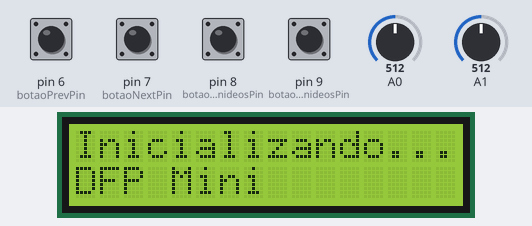
This sketch was run on a simulated Arduino Uno, built with avr-gcc and run on an emulated ATmega328P. Parts: 16×2 character LCD. The test bench sets the inputs (shaded band); at power-on: pin 6 (botaoPrevPin), pin 7 (botaoNextPin), pin 8 (botaoLantanideosPin), pin 9 (botaoActinideosPin) HIGH, A0 = 512, A1 = 512. The audio player accepts every command and is not drawn; what the sketch prints to the serial monitor is not drawn.

Above: at 0.1 s.
At 2.7 s:
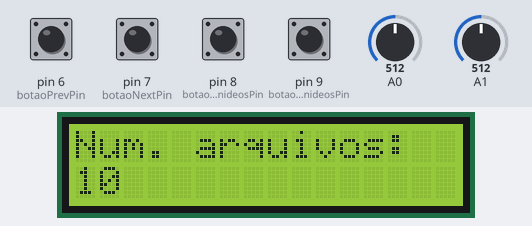
At 4.7 s:
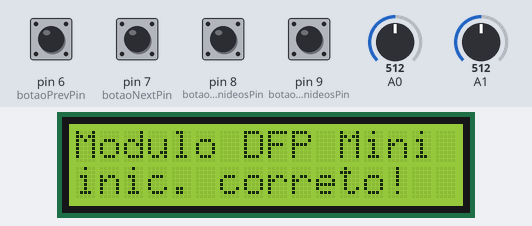
At 6.8 s:
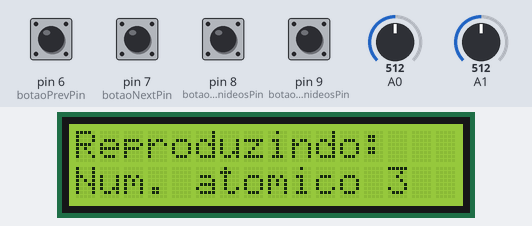

Measured:
- what the display in image 1 shows lasts 2.0 s, from 2.6 s to 4.6 s
- what the display in image 2 shows lasts 2.1 s, from 4.6 s to 6.7 s

The sketch:

tabela_1.1.5.ino
```cpp
// Inclusão das Bibliotecas
#include "SoftwareSerial.h"
#include "DFRobotDFPlayerMini.h"
#include <Wire.h>
#include <LiquidCrystal_I2C.h>
#include <avr/wdt.h> // Biblioteca para watchdog timer

// Inicia a serial para Módulo DFPlayer Mini e cria variável para controle do módulo
SoftwareSerial mySoftwareSerial(10, 11); // RX, TX
DFRobotDFPlayerMini myDFPlayer;

// Inicializa a biblioteca LCD com o endereço I2C 0x27
LiquidCrystal_I2C lcd(0x27, 16, 2); // Endereço I2C, 16 colunas, 2 linhas

// Função para imprimir o número atômico no LCD e no monitor serial
void imprimirNumeroAtomico(int numeroAudio) {
  int numeroAtomico = numeroAudio + 1; // Calcula o número atômico
  lcd.clear();
  lcd.setCursor(0, 0);
  lcd.print("Reproduzindo:");
  lcd.setCursor(0, 1);
  lcd.print("Num. atomico ");
  lcd.print(numeroAtomico);

  // Envia a informação para o monitor serial
  Serial.print("Numero Atomico ");
  Serial.println(numeroAtomico);
}

// Função para reiniciar o Arduino
void reiniciarArduino() {
  wdt_enable(WDTO_15MS); // Habilita o watchdog timer para reiniciar o Arduino em 15 ms
  while (true) {} // Aguarda o watchdog reiniciar o Arduino
}

const int linhas = 7; // Total de períodos (linhas)
const int colunas = 18; // Total de grupos (colunas)

// Matriz representando a tabela periódica
int tabelaPeriodica[linhas][colunas] = {
    {2, 0, 0, 0, 0, 0, 0, 0, 0, 0, 0, 0, 0, 0, 0, 0, 0, 3}, // Primeiro período
    {4, 5, 0, 0, 0, 0, 0, 0, 0, 0, 0, 0, 0, 0, 0, 6, 7, 0}, // Segundo período
    {12, 13, 0, 0, 0, 0, 0, 0, 0, 0, 0, 0, 14, 15, 16, 17, 18, 19}, // Terceiro período
    {20, 21, 0, 0, 0, 0, 0, 0, 0, 0, 0, 0, 32, 33, 34, 35, 36, 37}, // Quarto período
    {38, 39, 0, 0, 0, 0, 0, 0, 0, 0, 0, 0, 50, 51, 52, 53, 54, 55}, // Quinto período
    {56, 57, 0, 0, 0, 0, 0, 0, 0, 0, 0, 0, 82, 83, 84, 85, 86, 87}, // Sexto período
    {88, 89, 0, 0, 0, 0, 0, 0, 0, 0, 0, 0, 114, 115, 116, 117, 118, 119} // Sétimo período
};

int linhaAtual = 0; // Período inicial
int colunaAtual = 0; // Grupo inicial
const int botaoNextPin = 7; // Pin do botão Next
const int botaoPrevPin = 6; // Pin do botão Previous
const int botaoLantanideosPin = 8; // Pin do botão para lantanídeos
const int botaoActinideosPin = 9; // Pin do botão para actinídeos

void setup() {
    Serial.begin(115200); // Inicializa a serial do Arduino
    mySoftwareSerial.begin(9600); // comunicação com o módulo

    // Inicializa a comunicação com o LCD via I2C
    lcd.begin();
    lcd.backlight();
    lcd.print("Inicializando...");

    // Verifica se o módulo está conectado e se cartão SD foi inserido
    Serial.println();
    Serial.println(F("DFRobot DFPlayer Mini"));
    Serial.println(F("Inicializando módulo DFPlayer..."));
    lcd.setCursor(0, 1);
    lcd.print("DFP Mini");
    delay(2000);

    if (!myDFPlayer.begin(mySoftwareSerial)) {
        Serial.println(F("Não inicializado:"));
        Serial.println(F("- Verifique se módulo foi corretamente conectado ou"));
        Serial.println(F("- Insira um cartão SD"));
        lcd.clear();
        lcd.setCursor(0, 0);
        lcd.print("Nao inicializado");
        lcd.setCursor(0, 1);
        lcd.print("Verif. conexoes");
        reiniciarArduino(); // Chama a função para reiniciar o Arduino
    }

    // Definições iniciais
    myDFPlayer.setTimeOut(500); // Timeout serial 500ms
    myDFPlayer.volume(20); // Volume (de 0 até 30)
    myDFPlayer.EQ(0); // Equalização normal

    Serial.println();
    Serial.print("Número de arquivos no cartão: ");
    int numFiles = myDFPlayer.readFileCounts(DFPLAYER_DEVICE_SD);
    Serial.println(numFiles);

    lcd.clear();
    lcd.setCursor(0, 0);
    lcd.print("Num. arquivos:");
    lcd.setCursor(0, 1);
    lcd.print(numFiles);

    delay(2000);

    Serial.println();
    Serial.println(F("Módulo DFPlayer Mini inicializado corretamente!"));
    lcd.clear();
    lcd.setCursor(0, 0);
    lcd.print("Modulo DFP Mini");
    lcd.setCursor(0, 1);
    lcd.print("inic. correto!");
    delay(2000);

    pinMode(botaoNextPin, INPUT_PULLUP); // Configurar o pino do botão Next como entrada com pull-up interno
    pinMode(botaoPrevPin, INPUT_PULLUP); // Configurar o pino do botão Previous como entrada com pull-up interno
    pinMode(botaoLantanideosPin, INPUT_PULLUP); // Configurar o pino do botão Lantanídeos como entrada com pull-up interno
    pinMode(botaoActinideosPin, INPUT_PULLUP); // Configurar o pino do botão Actinídeos como entrada com pull-up interno
}

// Variáveis globais para armazenar estado da reprodução e a próxima ação
bool isPlaying = false;
int nextAction = 0; // 0: Nenhuma ação, 1: Próxima faixa, 2: Faixa anterior, 3: Lantanídeos, 4: Actinídeos

void loop() {
    int eixoX = analogRead(A0); // Joystick eixo x
    int eixoY = analogRead(A1); // Joystick eixo y
    int estadoBotaoNext = digitalRead(botaoNextPin); // Ler o estado do botão Next
    int estadoBotaoPrev = digitalRead(botaoPrevPin); // Ler o estado do botão Previous
    int estadoBotaoLantanideos = digitalRead(botaoLantanideosPin); // Ler o estado do botão Lantanídeos
    int estadoBotaoActinideos = digitalRead(botaoActinideosPin); // Ler o estado do botão Actinídeos

    if (!isPlaying) {
        if (estadoBotaoNext == LOW) {
            nextAction = 1; // Próxima faixa
        } else if (estadoBotaoPrev == LOW) {
            nextAction = 2; // Faixa anterior
        } else if (estadoBotaoLantanideos == LOW) {
            nextAction = 3; // Lantanídeos
        } else if (estadoBotaoActinideos == LOW) {
            nextAction = 4; // Actinídeos
        } else {
            if (eixoX == 1022) {
                colunaAtual++;
                if (colunaAtual >= colunas) colunaAtual = 0; // Loop de volta ao início
            } else if (eixoX == 0) {
                colunaAtual--;
                if (colunaAtual < 0) colunaAtual = colunas - 1; // Loop de volta ao final
            }

            if (eixoY == 1022) {
                linhaAtual++;
                if (linhaAtual >= linhas) linhaAtual = 0; // Loop de volta ao início
            } else if (eixoY == 0) {
                linhaAtual--;
                if (linhaAtual < 0) linhaAtual = linhas - 1; // Loop de volta ao final
            }

            // Verifique o elemento atual na matriz
            int elementoAtual = tabelaPeriodica[linhaAtual][colunaAtual];

            // Ações com base no elemento atual
            if (elementoAtual != 0) {
                myDFPlayer.play(elementoAtual);
                imprimirNumeroAtomico(elementoAtual); // Chama a função para imprimir o número atômico
                isPlaying = true;
                delay(200); // Pequeno atraso para evitar movimentos muito rápidos
            }
        }
    } else {
        // Verifica se a reprodução atual terminou
        if (myDFPlayer.readState() != 1) { // 1 é o código para reprodução em andamento
            isPlaying = false;
            // Executa a próxima ação armazenada
            if (nextAction == 1) {
                myDFPlayer.next();
            } else if (nextAction == 2) {
                myDFPlayer.previous();
            } else if (nextAction == 3) {
                myDFPlayer.playFolder(1, 1);
            } else if (nextAction == 4) {
                myDFPlayer.playFolder(2, 1);
            }
            nextAction = 0; // Reseta a ação
            delay(20000); // Delay maior para evitar múltiplas leituras do botão
        }
    }
}
```
